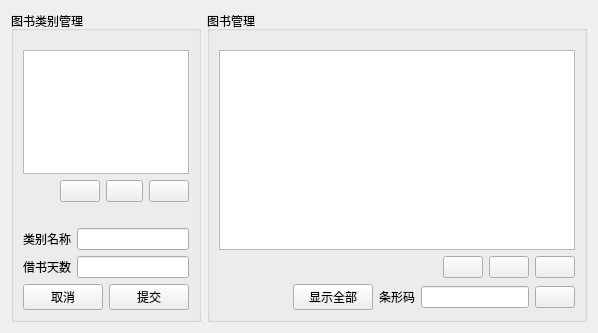
<?xml version="1.0" encoding="UTF-8"?>
<ui version="4.0">
 <class>BookManageForm</class>
 <widget class="QWidget" name="BookManageForm">
  <property name="geometry">
   <rect>
    <x>0</x>
    <y>0</y>
    <width>598</width>
    <height>333</height>
   </rect>
  </property>
  <property name="windowTitle">
   <string>Form</string>
  </property>
  <layout class="QHBoxLayout" name="horizontalLayout" stretch="2,4">
   <item>
    <widget class="QGroupBox" name="groupBox">
     <property name="title">
      <string>图书类别管理</string>
     </property>
     <layout class="QHBoxLayout" name="horizontalLayout_3">
      <item>
       <layout class="QVBoxLayout" name="verticalLayout_2">
        <property name="topMargin">
         <number>10</number>
        </property>
        <item>
         <widget class="QListView" name="listView"/>
        </item>
        <item>
         <layout class="QHBoxLayout" name="horizontalLayout_2">
          <item>
           <spacer name="horizontalSpacer">
            <property name="orientation">
             <enum>Qt::Horizontal</enum>
            </property>
            <property name="sizeHint" stdset="0">
             <size>
              <width>40</width>
              <height>20</height>
             </size>
            </property>
           </spacer>
          </item>
          <item>
           <widget class="QPushButton" name="typeEditBtn">
            <property name="text">
             <string/>
            </property>
           </widget>
          </item>
          <item>
           <widget class="QPushButton" name="typeAddBtn">
            <property name="minimumSize">
             <size>
              <width>20</width>
              <height>20</height>
             </size>
            </property>
            <property name="text">
             <string/>
            </property>
           </widget>
          </item>
          <item>
           <widget class="QPushButton" name="typeDelBtn">
            <property name="text">
             <string/>
            </property>
           </widget>
          </item>
         </layout>
        </item>
        <item>
         <widget class="QLabel" name="label_type">
          <property name="text">
           <string/>
          </property>
         </widget>
        </item>
        <item>
         <layout class="QHBoxLayout" name="horizontalLayout_5">
          <item>
           <widget class="QLabel" name="label">
            <property name="text">
             <string>类别名称</string>
            </property>
           </widget>
          </item>
          <item>
           <widget class="QLineEdit" name="typeNameEdit"/>
          </item>
         </layout>
        </item>
        <item>
         <layout class="QHBoxLayout" name="horizontalLayout_8">
          <item>
           <widget class="QLabel" name="label_2">
            <property name="text">
             <string>借书天数</string>
            </property>
           </widget>
          </item>
          <item>
           <widget class="QLineEdit" name="borrowSumEdit"/>
          </item>
         </layout>
        </item>
        <item>
         <layout class="QHBoxLayout" name="horizontalLayout_9">
          <item>
           <spacer name="horizontalSpacer_3">
            <property name="orientation">
             <enum>Qt::Horizontal</enum>
            </property>
            <property name="sizeHint" stdset="0">
             <size>
              <width>40</width>
              <height>20</height>
             </size>
            </property>
           </spacer>
          </item>
          <item>
           <widget class="QPushButton" name="typeCancelBtn">
            <property name="text">
             <string>取消</string>
            </property>
           </widget>
          </item>
          <item>
           <widget class="QPushButton" name="typeSubmitBtn">
            <property name="text">
             <string>提交</string>
            </property>
           </widget>
          </item>
         </layout>
        </item>
       </layout>
      </item>
     </layout>
    </widget>
   </item>
   <item>
    <widget class="QGroupBox" name="groupBox_2">
     <property name="title">
      <string>图书管理</string>
     </property>
     <layout class="QHBoxLayout" name="horizontalLayout_4">
      <item>
       <layout class="QVBoxLayout" name="verticalLayout">
        <property name="topMargin">
         <number>10</number>
        </property>
        <item>
         <widget class="QTableView" name="tv"/>
        </item>
        <item>
         <layout class="QHBoxLayout" name="horizontalLayout_6">
          <item>
           <spacer name="horizontalSpacer_2">
            <property name="orientation">
             <enum>Qt::Horizontal</enum>
            </property>
            <property name="sizeHint" stdset="0">
             <size>
              <width>40</width>
              <height>20</height>
             </size>
            </property>
           </spacer>
          </item>
          <item>
           <widget class="QPushButton" name="bookEditBtn">
            <property name="text">
             <string/>
            </property>
           </widget>
          </item>
          <item>
           <widget class="QPushButton" name="bookAddBtn">
            <property name="text">
             <string/>
            </property>
           </widget>
          </item>
          <item>
           <widget class="QPushButton" name="bookDelBtn">
            <property name="text">
             <string/>
            </property>
           </widget>
          </item>
         </layout>
        </item>
        <item>
         <layout class="QHBoxLayout" name="horizontalLayout_11">
          <item>
           <spacer name="horizontalSpacer_4">
            <property name="orientation">
             <enum>Qt::Horizontal</enum>
            </property>
            <property name="sizeHint" stdset="0">
             <size>
              <width>40</width>
              <height>20</height>
             </size>
            </property>
           </spacer>
          </item>
          <item>
           <widget class="QPushButton" name="showBookBtn">
            <property name="text">
             <string>显示全部</string>
            </property>
           </widget>
          </item>
          <item>
           <widget class="QLabel" name="label_3">
            <property name="text">
             <string>条形码</string>
            </property>
           </widget>
          </item>
          <item>
           <widget class="QLineEdit" name="idEdit"/>
          </item>
          <item>
           <widget class="QPushButton" name="seartBtn">
            <property name="text">
             <string/>
            </property>
           </widget>
          </item>
         </layout>
        </item>
       </layout>
      </item>
     </layout>
    </widget>
   </item>
  </layout>
 </widget>
 <resources/>
 <connections/>
</ui>
